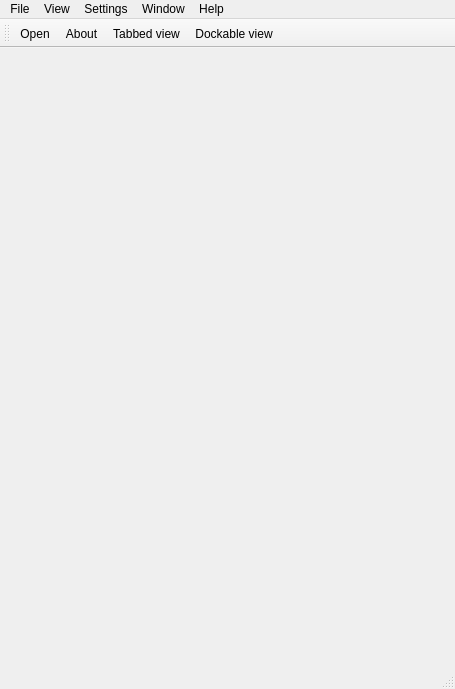
<?xml version="1.0" encoding="UTF-8"?>
<ui version="4.0">
 <class>ToolboxMain</class>
 <widget class="QMainWindow" name="ToolboxMain">
  <property name="geometry">
   <rect>
    <x>0</x>
    <y>0</y>
    <width>455</width>
    <height>689</height>
   </rect>
  </property>
  <property name="windowTitle">
   <string>ToolboxMain</string>
  </property>
  <widget class="QWidget" name="centralWidget">
   <layout class="QHBoxLayout" name="horizontalLayout">
    <property name="spacing">
     <number>0</number>
    </property>
    <property name="margin">
     <number>0</number>
    </property>
    <item>
     <widget class="QTabWidget" name="tabWidget">
      <property name="currentIndex">
       <number>-1</number>
      </property>
      <property name="documentMode">
       <bool>true</bool>
      </property>
      <property name="movable">
       <bool>true</bool>
      </property>
     </widget>
    </item>
   </layout>
  </widget>
  <widget class="QToolBar" name="mainToolBar">
   <property name="windowTitle">
    <string>Toolbar</string>
   </property>
   <property name="floatable">
    <bool>false</bool>
   </property>
   <attribute name="toolBarArea">
    <enum>TopToolBarArea</enum>
   </attribute>
   <attribute name="toolBarBreak">
    <bool>false</bool>
   </attribute>
   <addaction name="actionOpen"/>
   <addaction name="actionAbout"/>
   <addaction name="actionTabbedView"/>
   <addaction name="actionDockableView"/>
  </widget>
  <widget class="QStatusBar" name="statusBar"/>
  <widget class="QMenuBar" name="menuBar">
   <property name="geometry">
    <rect>
     <x>0</x>
     <y>0</y>
     <width>455</width>
     <height>21</height>
    </rect>
   </property>
   <widget class="QMenu" name="menuFile">
    <property name="title">
     <string>File</string>
    </property>
    <addaction name="actionOpen"/>
    <addaction name="separator"/>
    <addaction name="actionExit"/>
   </widget>
   <widget class="QMenu" name="menuView">
    <property name="title">
     <string>View</string>
    </property>
    <widget class="QMenu" name="menuModel">
     <property name="title">
      <string>Model</string>
     </property>
     <addaction name="actionPoints"/>
     <addaction name="actionLines"/>
     <addaction name="actionLine_strip"/>
     <addaction name="actionLine_loop"/>
     <addaction name="actionTriangle"/>
     <addaction name="actionTriangle_strip"/>
     <addaction name="actionTriangle_fun"/>
     <addaction name="actionQuads"/>
     <addaction name="actionQuad_strip"/>
     <addaction name="actionPolygon"/>
    </widget>
    <addaction name="actionWireframe"/>
    <addaction name="actionBone"/>
    <addaction name="actionMaterial"/>
    <addaction name="menuModel"/>
   </widget>
   <widget class="QMenu" name="menuHelp">
    <property name="title">
     <string>Help</string>
    </property>
    <addaction name="actionAbout"/>
   </widget>
   <widget class="QMenu" name="menuWindow">
    <property name="title">
     <string>Window</string>
    </property>
    <widget class="QMenu" name="menuLoad_layout">
     <property name="title">
      <string>Load layout</string>
     </property>
     <addaction name="actionLayout_open"/>
    </widget>
    <addaction name="actionSave_layout"/>
    <addaction name="menuLoad_layout"/>
    <addaction name="separator"/>
   </widget>
   <widget class="QMenu" name="menuSettings">
    <property name="title">
     <string>Settings</string>
    </property>
   </widget>
   <addaction name="menuFile"/>
   <addaction name="menuView"/>
   <addaction name="menuSettings"/>
   <addaction name="menuWindow"/>
   <addaction name="menuHelp"/>
  </widget>
  <action name="actionWireframe">
   <property name="checkable">
    <bool>true</bool>
   </property>
   <property name="text">
    <string>Wireframe</string>
   </property>
  </action>
  <action name="actionBone">
   <property name="checkable">
    <bool>true</bool>
   </property>
   <property name="text">
    <string>Bone</string>
   </property>
  </action>
  <action name="actionMaterial">
   <property name="checkable">
    <bool>true</bool>
   </property>
   <property name="text">
    <string>Material</string>
   </property>
  </action>
  <action name="actionPoints">
   <property name="text">
    <string>Points</string>
   </property>
  </action>
  <action name="actionLines">
   <property name="text">
    <string>Lines</string>
   </property>
  </action>
  <action name="actionLine_strip">
   <property name="text">
    <string>Line strip</string>
   </property>
  </action>
  <action name="actionLine_loop">
   <property name="text">
    <string>Line loop</string>
   </property>
  </action>
  <action name="actionTriangle">
   <property name="text">
    <string>Triangle</string>
   </property>
  </action>
  <action name="actionTriangle_strip">
   <property name="text">
    <string>Triangle strip</string>
   </property>
  </action>
  <action name="actionTriangle_fun">
   <property name="text">
    <string>Triangle fun</string>
   </property>
  </action>
  <action name="actionQuads">
   <property name="text">
    <string>Quads</string>
   </property>
  </action>
  <action name="actionQuad_strip">
   <property name="text">
    <string>Quad strip</string>
   </property>
  </action>
  <action name="actionPolygon">
   <property name="text">
    <string>Polygon</string>
   </property>
  </action>
  <action name="actionAbout">
   <property name="text">
    <string>About...</string>
   </property>
  </action>
  <action name="actionOpen">
   <property name="text">
    <string>&amp;Open</string>
   </property>
   <property name="shortcut">
    <string>O</string>
   </property>
  </action>
  <action name="actionWindow">
   <property name="text">
    <string>Window</string>
   </property>
  </action>
  <action name="actionExit">
   <property name="text">
    <string>Exit</string>
   </property>
  </action>
  <action name="actionTabbedView">
   <property name="checkable">
    <bool>true</bool>
   </property>
   <property name="text">
    <string>Tabbed view</string>
   </property>
   <property name="toolTip">
    <string>Switch to tabbed view</string>
   </property>
  </action>
  <action name="actionDockableView">
   <property name="checkable">
    <bool>true</bool>
   </property>
   <property name="text">
    <string>Dockable view</string>
   </property>
   <property name="toolTip">
    <string>Switch to dock view</string>
   </property>
  </action>
  <action name="actionSave_layout">
   <property name="text">
    <string>Save layout</string>
   </property>
  </action>
  <action name="actionLayout_open">
   <property name="text">
    <string>Open...</string>
   </property>
  </action>
 </widget>
 <layoutdefault spacing="6" margin="11"/>
 <resources>
  <include location="../../../resources/icons/icons.qrc"/>
 </resources>
 <connections>
  <connection>
   <sender>actionOpen</sender>
   <signal>triggered()</signal>
   <receiver>ToolboxMain</receiver>
   <slot>onOpen()</slot>
   <hints>
    <hint type="sourcelabel">
     <x>-1</x>
     <y>-1</y>
    </hint>
    <hint type="destinationlabel">
     <x>309</x>
     <y>240</y>
    </hint>
   </hints>
  </connection>
  <connection>
   <sender>actionExit</sender>
   <signal>triggered()</signal>
   <receiver>ToolboxMain</receiver>
   <slot>onExit()</slot>
   <hints>
    <hint type="sourcelabel">
     <x>-1</x>
     <y>-1</y>
    </hint>
    <hint type="destinationlabel">
     <x>309</x>
     <y>240</y>
    </hint>
   </hints>
  </connection>
  <connection>
   <sender>actionMaterial</sender>
   <signal>triggered()</signal>
   <receiver>ToolboxMain</receiver>
   <slot>onMaterial()</slot>
   <hints>
    <hint type="sourcelabel">
     <x>-1</x>
     <y>-1</y>
    </hint>
    <hint type="destinationlabel">
     <x>309</x>
     <y>240</y>
    </hint>
   </hints>
  </connection>
  <connection>
   <sender>actionBone</sender>
   <signal>triggered()</signal>
   <receiver>ToolboxMain</receiver>
   <slot>onBones()</slot>
   <hints>
    <hint type="sourcelabel">
     <x>-1</x>
     <y>-1</y>
    </hint>
    <hint type="destinationlabel">
     <x>309</x>
     <y>240</y>
    </hint>
   </hints>
  </connection>
  <connection>
   <sender>actionWireframe</sender>
   <signal>triggered()</signal>
   <receiver>ToolboxMain</receiver>
   <slot>onWireframe()</slot>
   <hints>
    <hint type="sourcelabel">
     <x>-1</x>
     <y>-1</y>
    </hint>
    <hint type="destinationlabel">
     <x>309</x>
     <y>240</y>
    </hint>
   </hints>
  </connection>
  <connection>
   <sender>tabWidget</sender>
   <signal>currentChanged(int)</signal>
   <receiver>ToolboxMain</receiver>
   <slot>onPageChanged(int)</slot>
   <hints>
    <hint type="sourcelabel">
     <x>440</x>
     <y>356</y>
    </hint>
    <hint type="destinationlabel">
     <x>440</x>
     <y>344</y>
    </hint>
   </hints>
  </connection>
  <connection>
   <sender>actionDockableView</sender>
   <signal>toggled(bool)</signal>
   <receiver>ToolboxMain</receiver>
   <slot>onDockableViewSelected(bool)</slot>
   <hints>
    <hint type="sourcelabel">
     <x>-1</x>
     <y>-1</y>
    </hint>
    <hint type="destinationlabel">
     <x>440</x>
     <y>344</y>
    </hint>
   </hints>
  </connection>
  <connection>
   <sender>actionTabbedView</sender>
   <signal>toggled(bool)</signal>
   <receiver>ToolboxMain</receiver>
   <slot>onTabbedViewSelected(bool)</slot>
   <hints>
    <hint type="sourcelabel">
     <x>-1</x>
     <y>-1</y>
    </hint>
    <hint type="destinationlabel">
     <x>440</x>
     <y>344</y>
    </hint>
   </hints>
  </connection>
  <connection>
   <sender>actionSave_layout</sender>
   <signal>triggered()</signal>
   <receiver>ToolboxMain</receiver>
   <slot>onSaveLayout()</slot>
   <hints>
    <hint type="sourcelabel">
     <x>-1</x>
     <y>-1</y>
    </hint>
    <hint type="destinationlabel">
     <x>369</x>
     <y>344</y>
    </hint>
   </hints>
  </connection>
  <connection>
   <sender>actionLayout_open</sender>
   <signal>triggered()</signal>
   <receiver>ToolboxMain</receiver>
   <slot>onOpenLayout()</slot>
   <hints>
    <hint type="sourcelabel">
     <x>-1</x>
     <y>-1</y>
    </hint>
    <hint type="destinationlabel">
     <x>227</x>
     <y>344</y>
    </hint>
   </hints>
  </connection>
  <connection>
   <sender>menuLoad_layout</sender>
   <signal>aboutToShow()</signal>
   <receiver>ToolboxMain</receiver>
   <slot>onShowSavedLayouts()</slot>
   <hints>
    <hint type="sourcelabel">
     <x>67</x>
     <y>35</y>
    </hint>
    <hint type="destinationlabel">
     <x>227</x>
     <y>344</y>
    </hint>
   </hints>
  </connection>
 </connections>
 <slots>
  <slot>onOpen()</slot>
  <slot>onExit()</slot>
  <slot>onWireframe()</slot>
  <slot>onBones()</slot>
  <slot>onMaterial()</slot>
  <slot>onPageChanged(int)</slot>
  <slot>onTabbedViewSelected(bool)</slot>
  <slot>onDockableViewSelected(bool)</slot>
  <slot>onSaveLayout()</slot>
  <slot>onShowSavedLayouts()</slot>
  <slot>onOpenLayout()</slot>
 </slots>
</ui>
